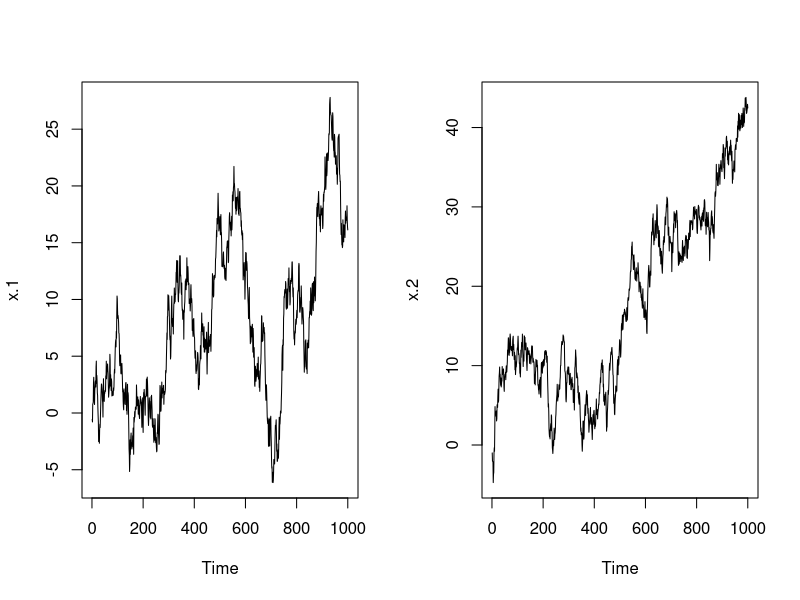
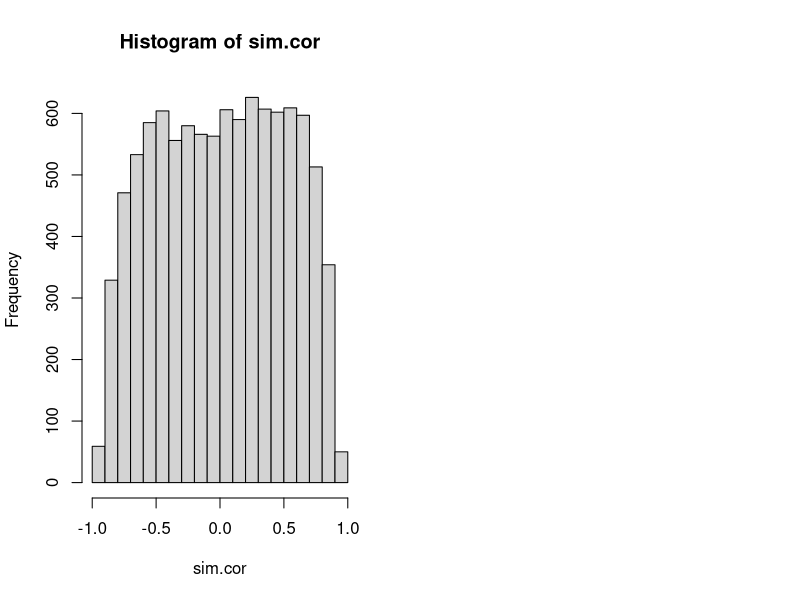
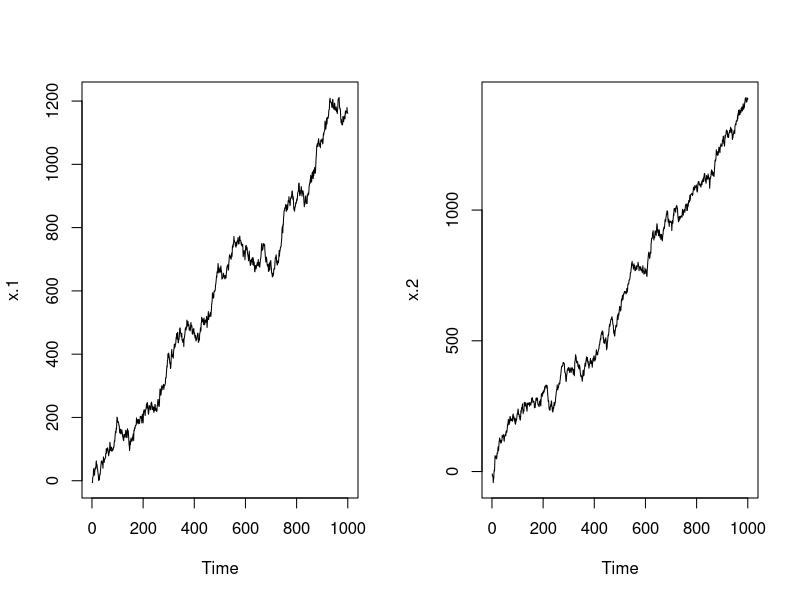
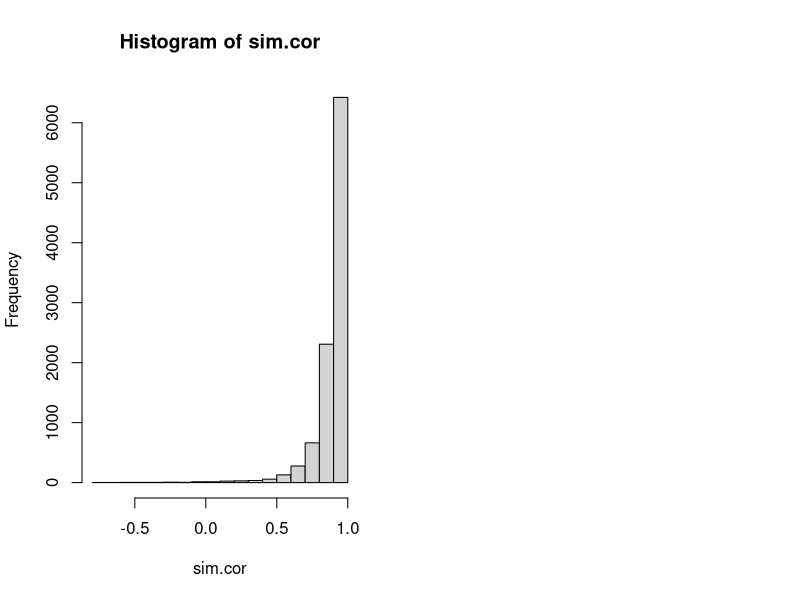
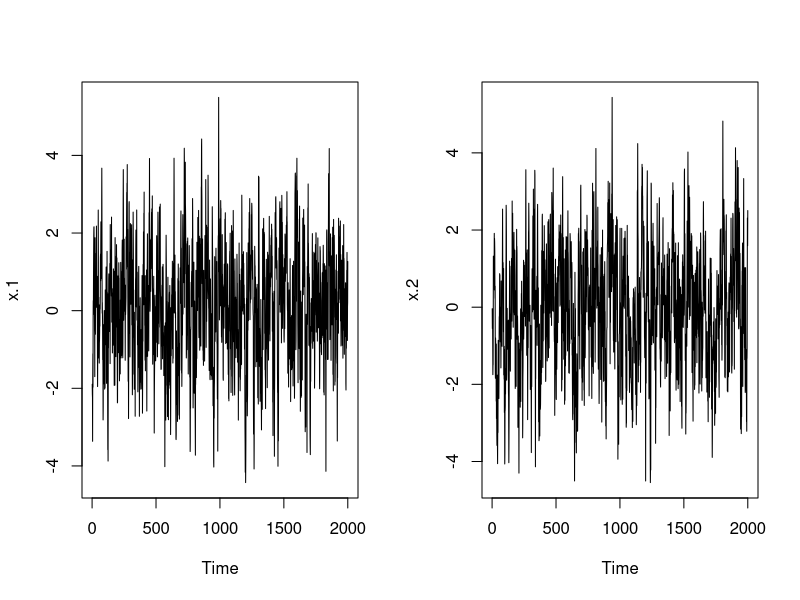
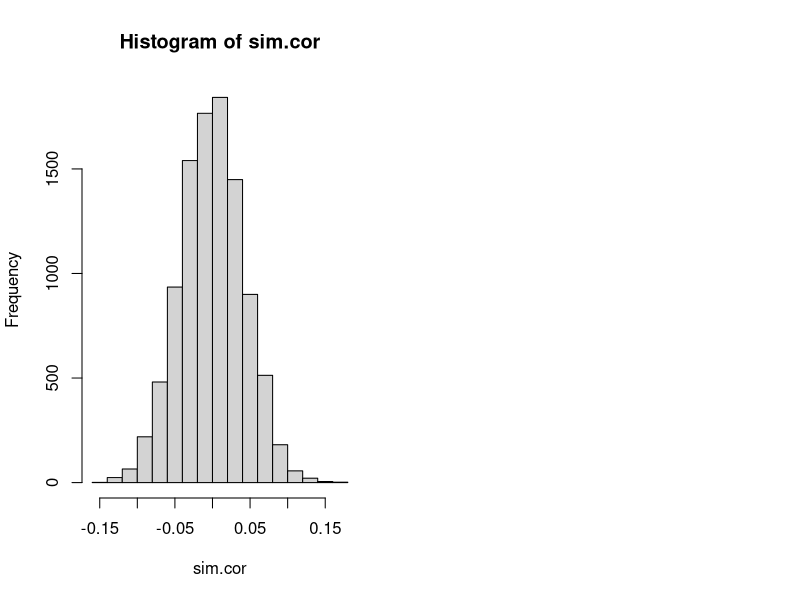
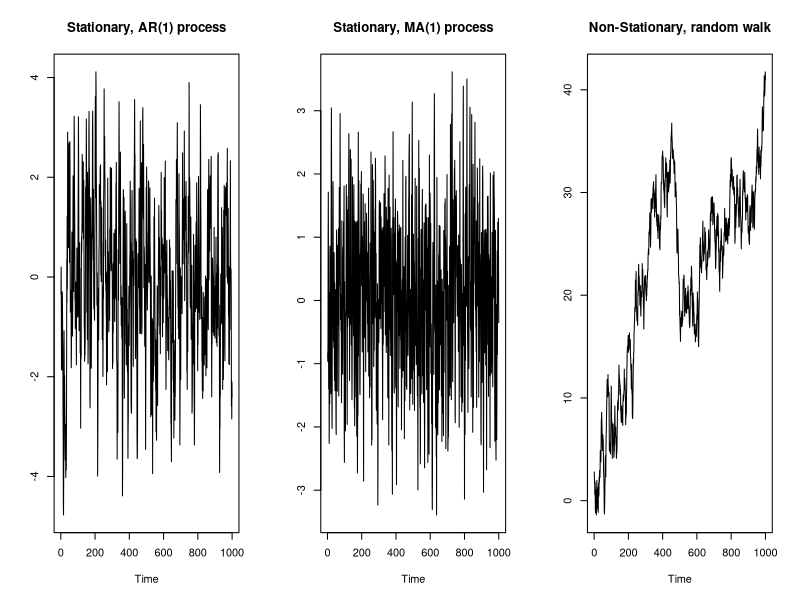
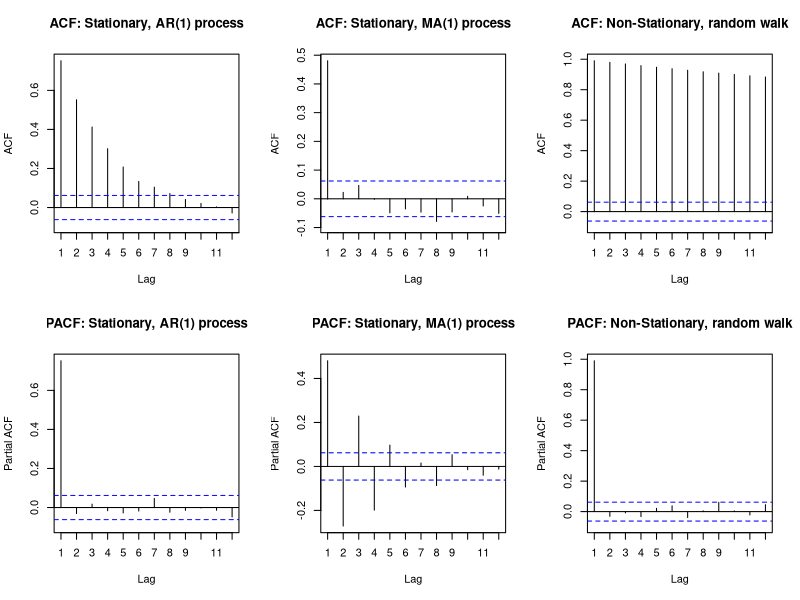

R code for these plots, in order:
rm(list = ls())

#install.packages(c("tseries", "forecast"))

suppressPackageStartupMessages({
    library('tseries')   #Time Series Analysis and Computational Finance 
    library('forecast') #Forecasting Functions for Time Series and Linear Models 
    library('repr')     #Serializable Representations 
})


options(repr.plot.width=8, repr.plot.height=3) # set the plotting parameters   

set.seed(123)
#The set.seed() function sets the starting number used to generate a sequence of random numbers – 
#it ensures that you get the same result if you start with that same seed each time you run the same process. 

#generate Random Walk: 
x.1 <- cumsum(rnorm(1000))
x.2 <- cumsum(rnorm(1000))
#for why we can use cumsum see appendix below. 
par(mfrow=c(1,2))
ts.plot(x.1)
ts.plot(x.2)

cat('Correlation between two random walks: ',cor(x.1, x.2))

#spurious regression
summary(lm(x.1~x.2))

# histogram of correlations of two random walks 
set.seed(345)

n <- 10000 # number of simulations
sim.cor <- rep(NA, n)

for (i in 1:n) {
    x.1 <- cumsum(rnorm(1000))
    x.2 <- cumsum(rnorm(1000))
    sim.cor[i] <- cor(x.1, x.2)
}

hist(sim.cor)

set.seed(123)
    mu <- 1
    time <- rep(mu, 1000)
#generate Random Walk with trend: 
    x.1 <- cumsum(rnorm(1000, 0, 10)) + cumsum(time) 
    x.2 <- cumsum(rnorm(1000, 0, 10)) + cumsum(time)

par(mfrow=c(1,2))
    ts.plot(x.1)
    ts.plot(x.2)

cat('Correlation between two random walks with common trend: ',cor(x.1, x.2))

#spurious regression
summary(lm(x.1~x.2))

set.seed(345)

n <- 10000 # number of simulations
sim.cor <- rep(NA, n)

for (i in 1:n) {
    x.1 <- cumsum(rnorm(1000, 0, 10)) + cumsum(time) 
    x.2 <- cumsum(rnorm(1000, 0, 10)) + cumsum(time)
    sim.cor[i] <- cor(x.1, x.2)
}

hist(sim.cor)

set.seed(123)
    x.1 <- arima.sim(model = list(ar = c(0.75)), n = 2000)
    x.2 <- arima.sim(model = list(ar = c(0.75)), n = 2000)
 par(mfrow=c(1,2))
    ts.plot(x.1)
    ts.plot(x.2)


cat('Correlation between two AR(1) processes: ',cor(x.1, x.2))

#not-spurious regression
summary(lm(x.1~x.2))

n <- 10000 # number of simulations
sim.cor <- rep(NA, n)

for (i in 1:n) {
    x.1 <- arima.sim(model = list(ar = c(0.75)), n = 2000)
    x.2 <- arima.sim(model = list(ar = c(0.75)), n = 2000)
    sim.cor[i] <- cor(x.1, x.2)
}

hist(sim.cor)



options(repr.plot.width=10, repr.plot.height=3) # set the plotting parameter
set.seed(1234)

x <- arima.sim(model = list(ar = c(0.75)), n = 1000)  # AR (1): y = 0.75 * y(t-1) + e(t)
y <- arima.sim(model = list(ma = c(0.75)), n = 1000)  # MA (1): y = 0.75 * e(t-1) + e(t)
z <- cumsum(rnorm(1000))  # x = x(t-1) + w(t)

par(mfrow=c(1,3))
    ts.plot(x, ylab='',main = 'Stationary, AR(1) process')
    ts.plot(y, ylab='',main = 'Stationary, MA(1) process')
    ts.plot(z, ylab='', main = 'Non-Stationary, random walk')

options(repr.plot.width=8, repr.plot.height=4) # set the plotting parameters
par(mfrow=c(2,3))
    Acf(x, lag.max = 12, main ='ACF: Stationary, AR(1) process')
    Acf(y, lag.max = 12, main="ACF: Stationary, MA(1) process")
    Acf(z, lag.max = 12, main="ACF: Non-Stationary, random walk")

    Pacf(x, lag.max = 12, main="PACF: Stationary, AR(1) process")
    Pacf(y, lag.max = 12, main="PACF: Stationary, MA(1) process")
    Pacf(z, lag.max = 12, main="PACF: Non-Stationary, random walk")

# ACF tells us the correlation, we can also see/plot the relationship of each observation and corresponding lagged observation

# plot the AR(1) process against its lags:
options(repr.plot.width=8, repr.plot.height=3) # set the plotting parameters
lag.plot(x, lags = 4, pch = ".")

# plot the MA(1) process against its lags:
options(repr.plot.width=8, repr.plot.height=3) # set the plotting parameters
lag.plot(y, lags = 4, pch = ".")

# plot the random walk against its lags:
lag.plot(z, lags = 4, pch = ".")











options(repr.plot.width=8, repr.plot.height=4)

# load the data
data <- read.table("CZK_EUR_2008.txt")
series <- as.matrix(data)
dif.series <- diff(series)
returns <- diff(log(series))

#lets compare with randomly generated AR(1) series. 
set.seed(123)
    TT <- 800
    xx <- ww <- rnorm(n = TT, mean = 0, sd = 10)
    for (t in 2:TT) {
        xx[t] <- 0.75*xx[t - 1] + ww[t]
    }

par(mfrow = c(1,2))
plot.ts(xx, ylab = "AR(1) time series")
plot.ts(series, ylab = "series")
par(mfrow = c(1,2))

plot.ts(dif.series, ylab = "differences")
plot.ts(returns, ylab = "log returns")



options(repr.plot.width=8, repr.plot.height=3)
    log.ret <- diff(log(series))
    ret <- diff(series)/series[-length(series)] #series[-length(series)] drops the last element of 'series'

    plot.ts(log.ret, ylab = "Net and Log returns")
    lines(ret, col = "red", lty = 3)

plot.ts(ret - log.ret, main = "Difference between net and log returns", ylab = expression(R[t] - r[t]))

options(repr.plot.width=8, repr.plot.height=12)
par(mfrow=c(4,2))
    Acf(xx, lag.max = 12, main = "ACF:AR(1)")
    Pacf(xx, lag.max = 12, main = "PACF: AR(1)")

    Acf(series, lag.max = 12, main = "ACF: Raw series")
    Pacf(series, lag.max = 12, main = "PACF: Raw series")

    Acf(dif.series, lag.max = 12, main = "ACF: Difference")
    Pacf(dif.series, lag.max = 12, main = "PACF: Difference")

    Acf(returns, lag.max = 12, main = "ACF: returns")
    Pacf(returns, lag.max = 12, main = "PACF: returns")

adf.test(series)
adf.test(series, k = 1)



adf.test(dif.series, k = 1)

kpss.test(series)

kpss.test(dif.series)

kpss.test(returns)



# to suppress warnings you can use: suppressWarnings(function_with_unnecessary_warnings(params))







library('tseries')   #Time Series Analysis and Computational Finance 
library('forecast') #Forecasting Functions for Time Series and Linear Models 
library('repr') #Serializable Representations 

options(repr.plot.width=8, repr.plot.height=3)
data <- read.table("PX50_2007_2008.txt")
data <- as.matrix(data) 
plot.ts(data)







    ## set random number seed
        set.seed(123)
    ## length of time series
        TT <- 1000
    ## initialize {x_t} and {w_t}
        xx <- ww <- rnorm(n = TT, mean = 0, sd = 1)

#1=============================================
    ## compute values 2 thru TT
            a=1
        # x(t) = a*x(t-1) + w(t)
        for (t in 2:TT) {
            xx[t] <- a*xx[t - 1] + ww[t]
        }

#2=============================================
    ## however if we iterate RW regression backwards: 
        # x(t) = x(t-1) + w(t)
        # x(t-1) = x(t-2) + w(t-1)
        # x(t-2) = x(t-3) + w(t-2) .... 
    ## Plug in: 
        # x(t) = x(t-2) + w(t-1) + w(t)
        # x(t) = w(t) + w(t-1) + w(t-2) + w(t-3) + ...+ w(t-(t-2)) + w(t-(t-1)) + x(0)
        # x(t) = w(1) + w(2) + w(3) + ... +w(t)
    ##Thus, we can write is as the cummulative sum of w(t): 
        x2 <- cumsum(ww)
    ## setup plot area
        par(mfrow = c(1, 2))
    ## plot 1st RW
        plot.ts(xx, ylab = expression(italic(x[t])))
    ## plot 2nd RW
        plot.ts(x2, ylab = expression(italic(x[t])))




